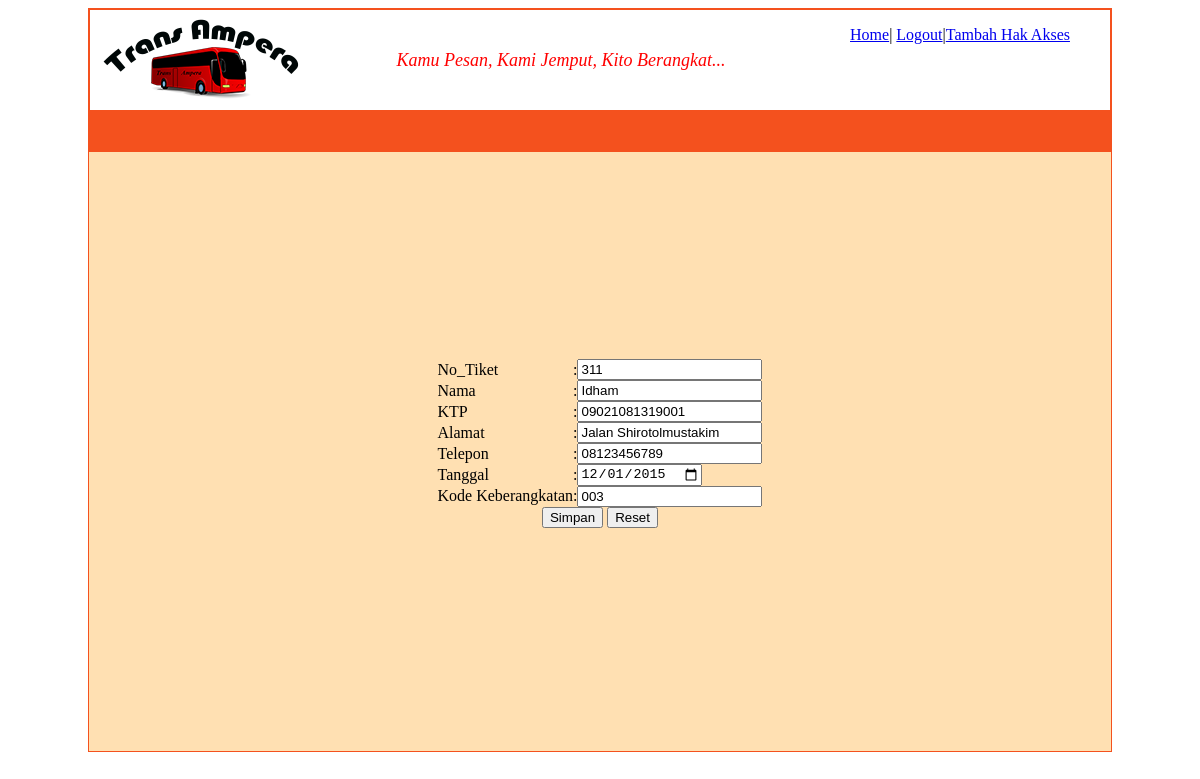
The app's page /admin/index.php?page=edit_tb_tiket&no_tiket=311 (signed in) with its own data.
### tables this page shows
CREATE TABLE IF NOT EXISTS `tb_tiket` (
  `no_tiket` varchar(3) NOT NULL,
  `Nama` varchar(100) NOT NULL,
  `KTP` varchar(15) NOT NULL,
  `Alamat` text NOT NULL,
  `telepon` varchar(20) NOT NULL,
  `tanggal` date NOT NULL,
  `kode_keberangkatan` varchar(4) NOT NULL
);

### admin/edit_tb_tiket.php (the view, shortened to what this page needs)
<?php
	if(isset($_SESSION['login']))
	{
		$query="select * from tb_tiket where no_tiket = '".$_GET['no_tiket']."'";
		$hasil=mysql_query($query)or die('query error');
		if($hasil)
		{
					$data=mysql_fetch_array($hasil);
?>
				<form action="prosesedit_tb_tiket.php" method="post">
		<table align="center" border="0">
		<tr>
			<td>No_Tiket</td>
			<td>:</td>
			<td>
				<input type="text" name="no_tiket"
				value="<?php echo $data['no_tiket']; ?>">
			</td>
		</tr>
		<tr>
			<td>Nama</td>
			<td>:</td>
			<td>
				<input type="text" name="Nama"
				value="<?php echo $data['Nama']; ?>">
			</td>
		</tr>
		<tr>
			<td>KTP</td>
			<td>:</td>
			<td>
				<input type="text" name="KTP"
				value="<?php echo $data['KTP']; ?>">
			</td>
		</tr>
		<tr>
			<td>Alamat</td>
			<td>:</td>
			<td>
				<input type="text" name="Alamat"
				value="<?php echo $data['Alamat']; ?>">
			</td>
		</tr>
		<tr>
			<td>Telepon</td>
			<td>:</td>
			<td>
				<input type="text" name="telepon"
				value="<?php echo $data['telepon']; ?>">
			</td>
		</tr>
		<tr>
			<td>Tanggal</td>
			<td>:</td>
			<td>
				<input type="date" name="tanggal"
				value="<?php echo $data['tanggal']; ?>">
			</td>
		</tr>
		<tr>
			<td>Kode Keberangkatan</td>
			<td>:</td>
			<td>
				<input type="text" name="kode_keberangkatan"
				value="<?php echo $data['kode_keberangkatan']; ?>">
			</td>
		</tr>
		<tr>
			<td colspan="3" align="center">
				<input type="submit" value="Simpan"></input>
				<input type="reset" value="Reset"></input>
			</td>
		</tr>
	</table>
	</form>
<?php
		}
	}
		else
		{
			echo "<script>
						alert('Edit tb_tiket Gagal');
							window.history.back();
					  </script>";
		}
?>

### admin/index.php (style rules this page uses)
table,tr,td { border-collapse: collapse; border-color: #F4511E; padding: 0px; }

### records on screen
tb_tiket: no_tiket "311", Nama "Idham", KTP "09021081319001", Alamat "Jalan Shirotolmustakim", telepon "08123456789", tanggal "12/01/2015", kode_keberangkatan "003"
